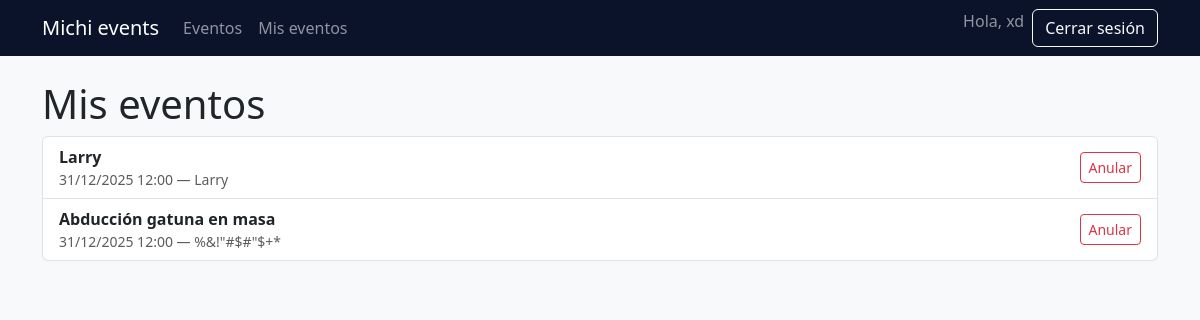
Before: /accounts/my-events/ (signed in) with the older database file.
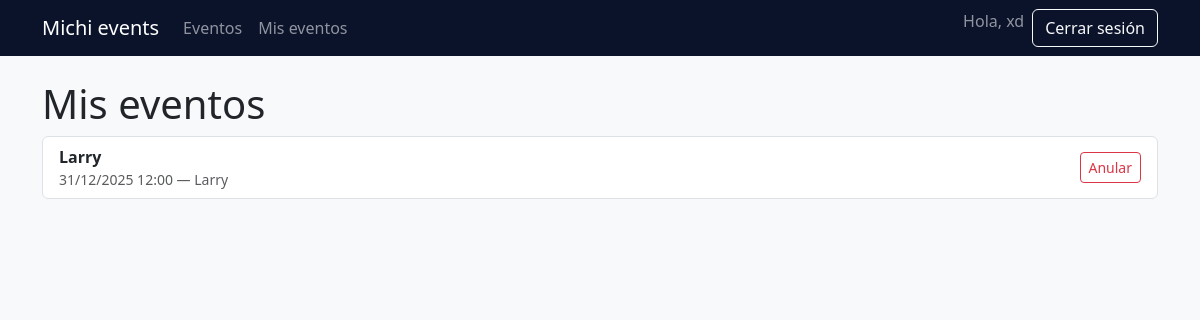
After: the same page with the newer database file.
### events/models.py (models this page shows, shortened)
class Registration(models.Model):
    user = models.ForeignKey(User, on_delete=models.CASCADE)
    event = models.ForeignKey(Event, related_name="registrations", on_delete=models.CASCADE)
    created_at = models.DateTimeField(default=timezone.now)
    class Meta:
        unique_together = ('user', 'event')
        verbose_name = "Inscripción"
        verbose_name_plural = "Inscripciones"

class Event(models.Model):
    title = models.CharField(max_length=200)
    description = models.TextField(blank=True)
    datetime = models.DateTimeField()
    location = models.CharField(max_length=255)
    price = models.DecimalField(max_digits=10, decimal_places=2)
    capacity = models.PositiveIntegerField(default=0)
    image = models.ImageField(upload_to='events/', blank=True, null=True)
    class Meta:
        ordering = ["-datetime"]
        verbose_name = "Evento"
        verbose_name_plural = "Eventos"

### events/views.py (the view)
# urls.py: path("my-events/", views.my_events, name="my_events"),
@login_required
def my_events(request):
    regs = Registration.objects.filter(user=request.user).select_related("event")
    return render(request, "events/my_events.html", {"registrations": regs})

### templates/events/my_events.html
{% extends "base.html" %}
{% block content %}
<h1>Mis eventos</h1>
<div class="list-group">
  {% for r in registrations %}
    <div class="list-group-item">
      <div class="d-flex justify-content-between align-items-center">
        <div>
          <div class="fw-bold">{{ r.event.title }}</div>
          <div class="small text-muted">{{ r.event.datetime|date:"d/m/Y H:i" }} — {{ r.event.location }}</div>
        </div>
        <a class="btn btn-sm btn-outline-danger" href="{% url 'events:cancel' r.event.pk %}">Anular</a>
      </div>
    </div>
  {% empty %}
    <p>No tienes inscripciones.</p>
  {% endfor %}
</div>
{% endblock %}

Changed rows visible on the page:
removed Registration: event "Abducción gatuna en masa", event.datetime "31/12/2025 12:00", event.location "%&!\"#$#\"$+*"
